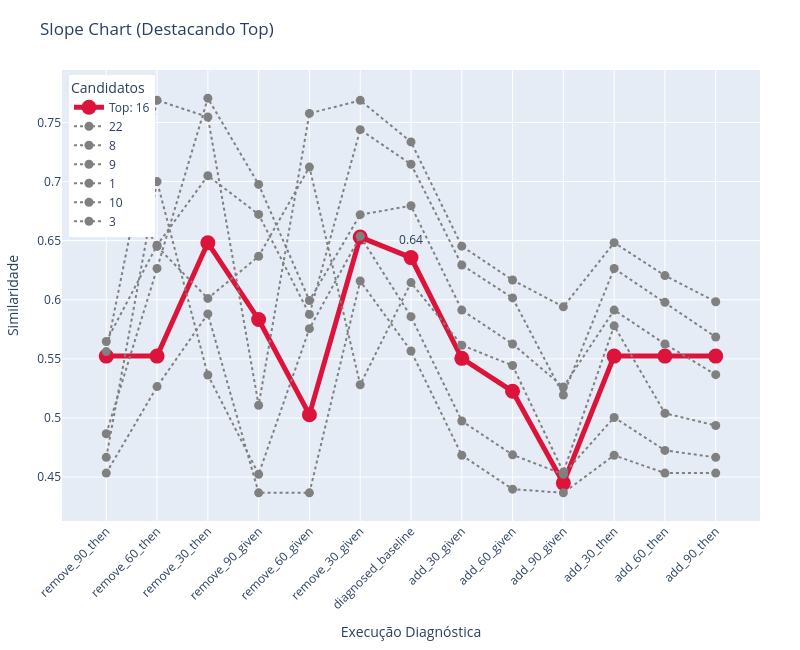

Source (notebook cell):
### Code cell
import pandas as pd
import plotly.graph_objects as go

# Carregar e preparar os dados
df = pd.read_csv('temp.csv')
keep_candidates = ["16", "22", "8", "9", "1", "10", "3"]
diagnosis_order = [
    "remove_90_then", "remove_60_then", "remove_30_then", 
    "remove_90_given", "remove_60_given", "remove_30_given", 
    "diagnosed_baseline", 
    "add_30_given", "add_60_given", "add_90_given", 
    "add_30_then", "add_60_then", "add_90_then"
]

df = df[df["candidate_name"].astype(str).isin(keep_candidates)]
df_pivot = df.pivot(index="candidate_name", columns="diagnosed_name", values="similarity_result")
df_pivot = df_pivot[[col for col in diagnosis_order if col in df_pivot.columns]]
df_pivot = df_pivot.loc[keep_candidates]

# Destaque um candidato, por exemplo, '16' (ou mude para outro)
main_cand = "16"

fig = go.Figure()

for cand in df_pivot.index:
    if cand == main_cand:
        fig.add_trace(go.Scatter(
            x=df_pivot.columns,
            y=df_pivot.loc[cand],
            mode='lines+markers+text',
            name=f"Top: {cand}",
            line=dict(width=5, color="crimson"),
            marker=dict(size=15, color="crimson"),
            text=["", "", "", "", "", "", f"{df_pivot.loc[cand, 'diagnosed_baseline']:.2f}", "", "", "", "", "", ""],
            textposition="top center"
        ))
    else:
        fig.add_trace(go.Scatter(
            x=df_pivot.columns,
            y=df_pivot.loc[cand],
            mode='lines+markers',
            name=str(cand),
            line=dict(width=2, dash="dot", color="gray"),
            marker=dict(size=9, color="gray")
        ))

fig.update_layout(
    title='Slope Chart (Destacando Top)',
    xaxis_title='Execução Diagnóstica',
    yaxis_title='Similaridade',
    xaxis=dict(tickangle=-45),
    width=800,
    height=650,
    legend=dict(title="Candidatos", yanchor="top", y=0.99, xanchor="left", x=0.01),
    margin=dict(l=40, r=40, t=70, b=90)
)
fig.show()

### Figure 1 — Plotly figure (JSON) as saved in the notebook; plotly's stock layout.template omitted (floating-point values rounded to 4 significant figures)
{"data": [{"line": {"color": "crimson", "width": 5}, "marker": {"color": "crimson", "size": 15}, "mode": "lines+markers+text", "name": "Top: 16", "text": ["", "", "", "", "", "", "0.64", "", "", "", "", "", ""], "textposition": "top center", "type": "scatter", "x": ["remove_90_then", "remove_60_then", "remove_30_then", "remove_90_given", "remove_60_given", "remove_30_given", "diagnosed_baseline", "add_30_given", "add_60_given", "add_90_given", "add_30_then", "add_60_then", "add_90_then"], "y": [0.5524, 0.5524, 0.6482, 0.5833, 0.5028, 0.653, 0.6357, 0.5504, 0.5226, 0.4449, 0.5524, 0.5524, 0.5524]}, {"line": {"color": "gray", "dash": "dot", "width": 2}, "marker": {"color": "gray", "size": 9}, "mode": "lines+markers", "name": "22", "type": "scatter", "x": ["remove_90_then", "remove_60_then", "remove_30_then", "remove_90_given", "remove_60_given", "remove_30_given", "diagnosed_baseline", "add_30_given", "add_60_given", "add_90_given", "add_30_then", "add_60_then", "add_90_then"], "y": [0.5562, 0.7688, 0.7546, 0.5107, 0.7577, 0.7687, 0.7336, 0.6453, 0.6167, 0.594, 0.6483, 0.6204, 0.5983]}, {"line": {"color": "gray", "dash": "dot", "width": 2}, "marker": {"color": "gray", "size": 9}, "mode": "lines+markers", "name": "8", "type": "scatter", "x": ["remove_90_then", "remove_60_then", "remove_30_then", "remove_90_given", "remove_60_given", "remove_30_given", "diagnosed_baseline", "add_30_given", "add_60_given", "add_90_given", "add_30_then", "add_60_then", "add_90_then"], "y": [0.4867, 0.6265, 0.7705, 0.6976, 0.5993, 0.672, 0.6795, 0.5913, 0.5626, 0.5262, 0.5913, 0.5626, 0.5366]}, {"line": {"color": "gray", "dash": "dot", "width": 2}, "marker": {"color": "gray", "size": 9}, "mode": "lines+markers", "name": "9", "type": "scatter", "x": ["remove_90_then", "remove_60_then", "remove_30_then", "remove_90_given", "remove_60_given", "remove_30_given", "diagnosed_baseline", "add_30_given", "add_60_given", "add_90_given", "add_30_then", "add_60_then", "add_90_then"], "y": [0.5647, 0.6462, 0.705, 0.6722, 0.5876, 0.7439, 0.7147, 0.6294, 0.6016, 0.5194, 0.6264, 0.5978, 0.5685]}, {"line": {"color": "gray", "dash": "dot", "width": 2}, "marker": {"color": "gray", "size": 9}, "mode": "lines+markers", "name": "1", "type": "scatter", "x": ["remove_90_then", "remove_60_then", "remove_30_then", "remove_90_given", "remove_60_given", "remove_30_given", "diagnosed_baseline", "add_30_given", "add_60_given", "add_90_given", "add_30_then", "add_60_then", "add_90_then"], "y": [0.4667, 0.7, 0.5364, 0.4524, 0.5755, 0.6537, 0.5857, 0.4975, 0.4688, 0.4524, 0.5004, 0.4726, 0.4667]}, {"line": {"color": "gray", "dash": "dot", "width": 2}, "marker": {"color": "gray", "size": 9}, "mode": "lines+markers", "name": "10", "type": "scatter", "x": ["remove_90_then", "remove_60_then", "remove_30_then", "remove_90_given", "remove_60_given", "remove_30_given", "diagnosed_baseline", "add_30_given", "add_60_given", "add_90_given", "add_30_then", "add_60_then", "add_90_then"], "y": [0.7197, 0.6451, 0.6011, 0.6368, 0.7123, 0.5281, 0.6145, 0.5616, 0.5444, 0.4542, 0.578, 0.504, 0.4936]}, {"line": {"color": "gray", "dash": "dot", "width": 2}, "marker": {"color": "gray", "size": 9}, "mode": "lines+markers", "name": "3", "type": "scatter", "x": ["remove_90_then", "remove_60_then", "remove_30_then", "remove_90_given", "remove_60_given", "remove_30_given", "diagnosed_baseline", "add_30_given", "add_60_given", "add_90_given", "add_30_then", "add_60_then", "add_90_then"], "y": [0.4533, 0.5265, 0.5881, 0.4367, 0.4367, 0.6158, 0.5567, 0.4684, 0.4398, 0.4367, 0.4684, 0.4533, 0.4533]}], "layout": {"height": 650, "legend": {"title": {"text": "Candidatos"}, "x": 0.01, "xanchor": "left", "y": 0.99, "yanchor": "top"}, "margin": {"b": 90, "l": 40, "r": 40, "t": 70}, "title": {"text": "Slope Chart (Destacando Top)"}, "width": 800, "xaxis": {"tickangle": -45, "title": {"text": "Execução Diagnóstica"}}, "yaxis": {"title": {"text": "Similaridade"}}}}
